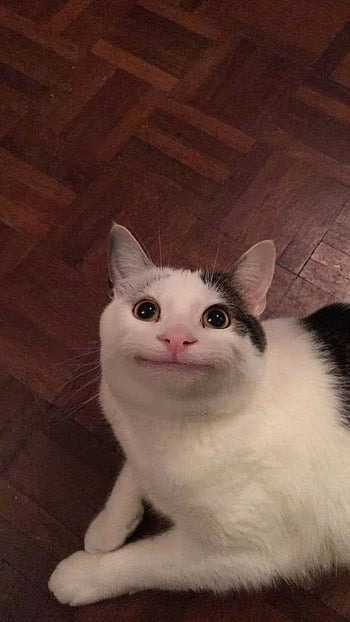
#> input picture cat.jpg, 350 x 622 px, found by its file name
$ jupyter execute --allow-errors Kernel_Analysis.ipynb
#> lines starting #> are read from the running program, lines starting #| are printed output that depends on the picture
## Comparison of different types of image kernels through Convolution

### Created by: Kavin Fidel<br>

### Importing Libraries

Libraries used:<br>
* Numpy
* matplotlib
* Pillow

[cell 1]
import random
import cv2

[cell 2]
import numpy as np
from PIL import Image, ImageOps
import matplotlib.pyplot as plt

[cell 3]
img = Image.open(r'C:\Users\ADMIN\Documents\Fidel_Sem5\dsp_project\cat.jpg')
#> img is the input picture: PIL image 350x622 RGB; mean R, G, B 97.6, 68, 59.2
# Image is opened
img = ImageOps.grayscale(img)
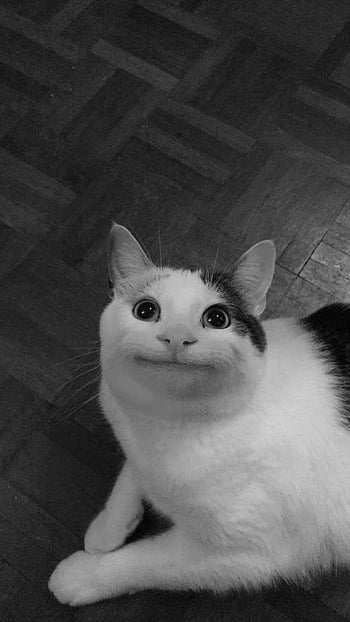
#> img: PIL image 350x622 L; min 0, max 235, mean 75.9
# Turning to grayscale
img = img.resize(size = (200,200)) # We resize the image
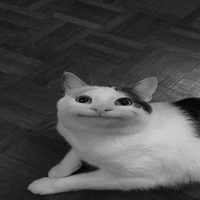
#> img: PIL image 200x200 L; min 2, max 208, mean 75.9

[cell 4]
plt.figure(figsize = (4,4))
plt.imshow(img, cmap = 'gray')
# Plotting the image

### Types of Kernels

Kernels used<br>
* sharp<br>
* blur<br>
* outline<br>
* emboss<br>

[cell 5]
sharp = np.array([
    [0, -1, 0],
    [-1, 5, -1],
    [0, -1, 0]
])

blur = np.array([
    [0.0625, 0.125, 0.0625],
    [0.125,  0.25,  0.125],
    [0.0625, 0.125, 0.0625]
])

outline = np.array([
    [-1, -1, -1],
    [-1,  8, -1],
    [-1, -1, -1]
])

emboss = np.array([[-2, -1,  0,],
[-1,  1,  1],
 [0,  1,  2]
])
\

guassian = np.array([[1,2,1],
                     [2,4,2],
                     [1,2,1]])

### Calulating Target Size

The target size essential is the size of the image after it has been convolved with the filter(blur or sharp or border)

[cell 6]
def calculate_target_size(img_size:int, kernel_size:int) -> int:
#> called with img_size = 200, kernel_size = 3
  pixels = 0

  for i in range(img_size):
    added = i + kernel_size # adding the kernel size

    if added <= img_size:
      pixels += 1 # number of pixels is incremented

  return pixels

### Defining the convolution function

[cell 7]
def convolution(img: np.array, kernel : np.array) -> np.array:
    # The function accepts the images as numpy arrays.
    target_size = calculate_target_size(
        img_size = img.shape[0],
        kernel_size = kernel.shape[0]
    )
#> target_size = 198
    k = kernel.shape[0] # This will be used inside the for loop

    conv_img = np.zeros(shape =(target_size, target_size))
    # we are initializing the convolved image with np.zeros

    # Performing convolution by using 2 for loops
    for i in range(target_size): # Iterating throughout the rows
      for j in range(target_size): # Iterating throughout the columns
        mat = img[i:i+k, j:j+k] # Here we create "mat", which takes each element across the rows and columns of the image.

        conv_img[i,j] = np.sum(np.multiply(mat,kernel))
      # Here we are using numpy's inbuilt function to perform multiplication and summation element wise
    return conv_img

### Blurred Image

[cell 8]
image_blur = convolution(img = np.array(img), kernel = blur)

[cell 9]
_,ax = plt.subplots(1,2,figsize = (12,6))
ax[0].imshow(img, cmap = 'gray')
ax[1].imshow(image_blur,cmap = 'gray')
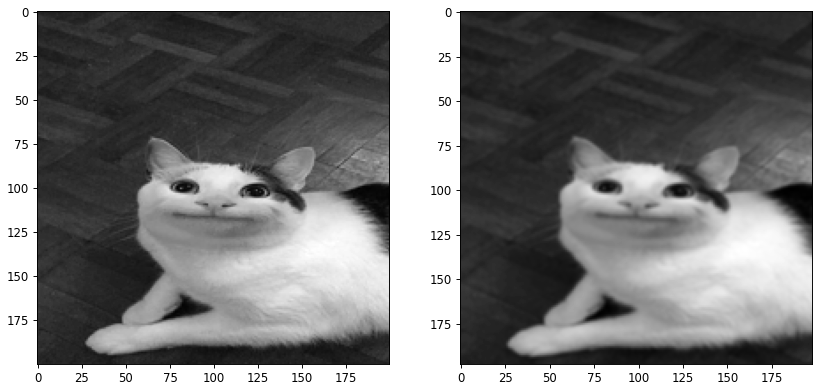
#> figure drawn by matplotlib, 2 panels

### Sharpened Image

[cell 10]
image_sharp = convolution(img = np.array(img), kernel = sharp)
#> after the loop in convolution (call 2), `for i in range(target_size):`:
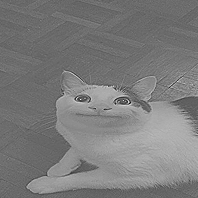
#> conv_img: shape (198, 198) float64; min -225, max 395, mean 76.5; drawn with min black and max white

[cell 11]
_,ax = plt.subplots(1,2,figsize = (12,6))
ax[0].imshow(img, cmap = 'gray')
ax[1].imshow(image_sharp,cmap = 'gray')

### Outlined Image

[cell 12]
image_outline= convolution(img = np.array(img), kernel = outline)
#> after the loop in convolution (call 3), `for i in range(target_size):`:
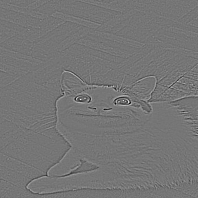
#> conv_img: shape (198, 198) float64; min -549, max 637, mean 0; drawn with min black and max white

[cell 13]
_,ax = plt.subplots(1,2,figsize = (12,6))
ax[0].imshow(img, cmap = 'gray')
ax[1].imshow(image_outline,cmap = 'gray')

### 3-d Enhancement

[cell 14]
image_emboss= convolution(img = np.array(img), kernel = emboss)
#> after the loop in convolution (call 4), `for i in range(target_size):`:
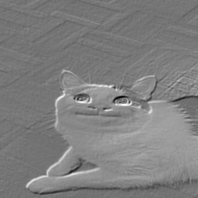
#> conv_img: shape (198, 198) float64; min -436, max 592, mean 77.6; drawn with min black and max white

[cell 15]
_,ax = plt.subplots(1,2,figsize = (12,6))
ax[0].imshow(img, cmap = 'gray')
ax[1].imshow(image_emboss,cmap = 'gray')

[cell 16]
image_guass= convolution(img = np.array(img), kernel = guassian)
#> after the loop in convolution (call 5), `for i in range(target_size):`:
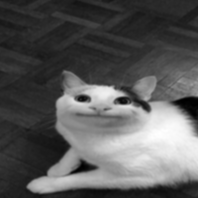
#> conv_img: shape (198, 198) float64; min 108, max 3297, mean 1223.4; drawn with min black and max white

[cell 17]
_,ax = plt.subplots(1,2,figsize = (12,6))
ax[0].imshow(img, cmap = 'gray')
ax[1].imshow(image_guass,cmap = 'gray')

## Adding noise to the input image

Including Salt and pepper noise

Here we add salt and pepper noise to the image

[cell 18]
def add_noise(img):

    # Getting the dimensions of the image
    row , col = img.shape
#> row = 622; col = 350

    # Randomly pick some pixels in the
    # image for coloring them white
    # Pick a random number between 300 and 10000
    num_pixels = 1000
    for i in range(num_pixels):

        # Pick a random y coordinate
        y_coord=random.randint(0, row - 1)

        # Pick a random x coordinate
        x_coord=random.randint(0, col - 1)

        # Color that pixel to white
        img[y_coord][x_coord] = 255
#> img: shape (622, 350)

    # Randomly pick some pixels in
    # the image for coloring them black
    # Pick a random number between 300 and 10000
    num_pixels = 1000
    for i in range(num_pixels):

        # Pick a random y coordinate
        y_coord=random.randint(0, row - 1)

        # Pick a random x coordinate
        x_coord=random.randint(0, col - 1)

        # Color that pixel to black
        img[y_coord][x_coord] = 0
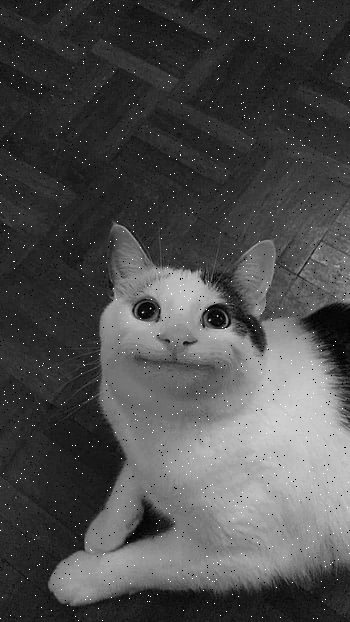
#> img: shape (622, 350); min 0, max 255, mean 76.3

    return img

[cell 19]
ps_img = cv2.imread(r'C:\Users\ADMIN\Documents\Fidel_Sem5\dsp_project\cat.jpg',
                 cv2.IMREAD_GRAYSCALE)


#Storing the image
cv2.imwrite('noise_image.jpg',
            add_noise(ps_img))
#> Out = True
